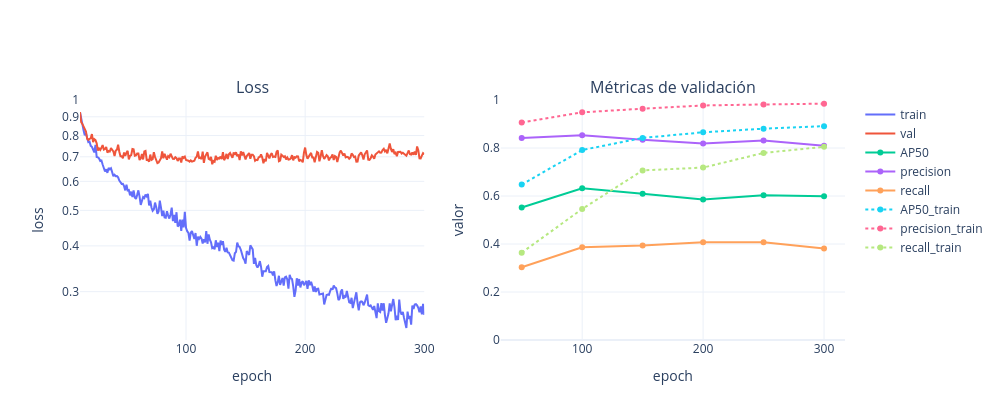

Notebook code cell kept with this figure:
### Code cell
path = r"C:\Users\Usuario\Desktop\5to Semestre\Aprendizaje profundo con vision artificial\ShipDeNet\ShipDeNet-20\SSFP\losses_300.html"
fig = html_a_figura(path)
fig.show()

### Figure 1 — Plotly figure (JSON) as saved in the notebook; plotly's stock layout.template omitted (floating-point values rounded to 4 significant figures; data arrays with more than 128 entries replaced by an {"elided": "..."} marker saying what was removed)
{"data": [{"mode": "lines", "name": "train", "type": "scatter", "x": {"elided": "290 int values"}, "xaxis": "x", "y": {"elided": "290 float values"}, "yaxis": "y"}, {"mode": "lines", "name": "val", "type": "scatter", "x": {"elided": "290 int values"}, "xaxis": "x", "y": {"elided": "290 float values"}, "yaxis": "y"}, {"mode": "lines+markers", "name": "AP50", "type": "scatter", "x": [50, 100, 150, 200, 250, 300], "xaxis": "x2", "y": [0.552, 0.6324, 0.6097, 0.5853, 0.6036, 0.5992], "yaxis": "y2"}, {"mode": "lines+markers", "name": "precision", "type": "scatter", "x": [50, 100, 150, 200, 250, 300], "xaxis": "x2", "y": [0.8421, 0.8534, 0.8342, 0.819, 0.8309, 0.809], "yaxis": "y2"}, {"mode": "lines+markers", "name": "recall", "type": "scatter", "x": [50, 100, 150, 200, 250, 300], "xaxis": "x2", "y": [0.3033, 0.3863, 0.3934, 0.4076, 0.4076, 0.3815], "yaxis": "y2"}, {"line": {"dash": "dot"}, "mode": "lines+markers", "name": "AP50_train", "type": "scatter", "x": [50, 100, 150, 200, 250, 300], "xaxis": "x2", "y": [0.6476, 0.7915, 0.842, 0.8654, 0.8805, 0.891], "yaxis": "y2"}, {"line": {"dash": "dot"}, "mode": "lines+markers", "name": "precision_train", "type": "scatter", "x": [50, 100, 150, 200, 250, 300], "xaxis": "x2", "y": [0.9062, 0.9485, 0.9638, 0.9773, 0.9813, 0.9849], "yaxis": "y2"}, {"line": {"dash": "dot"}, "mode": "lines+markers", "name": "recall_train", "type": "scatter", "x": [50, 100, 150, 200, 250, 300], "xaxis": "x2", "y": [0.3638, 0.546, 0.7066, 0.7183, 0.7795, 0.8048], "yaxis": "y2"}], "layout": {"annotations": [{"font": {"size": 16}, "showarrow": false, "text": "Loss", "x": 0.225, "xanchor": "center", "xref": "paper", "y": 1, "yanchor": "bottom", "yref": "paper"}, {"font": {"size": 16}, "showarrow": false, "text": "Métricas de validación", "x": 0.775, "xanchor": "center", "xref": "paper", "y": 1, "yanchor": "bottom", "yref": "paper"}], "height": 420, "hovermode": "x unified", "width": 1000, "xaxis": {"anchor": "y", "domain": [0, 0.45], "title": {"text": "epoch"}}, "xaxis2": {"anchor": "y2", "domain": [0.55, 1], "title": {"text": "epoch"}}, "yaxis": {"anchor": "x", "domain": [0, 1], "title": {"text": "loss"}, "type": "log"}, "yaxis2": {"anchor": "x2", "domain": [0, 1], "range": [0, 1], "title": {"text": "valor"}}}}
